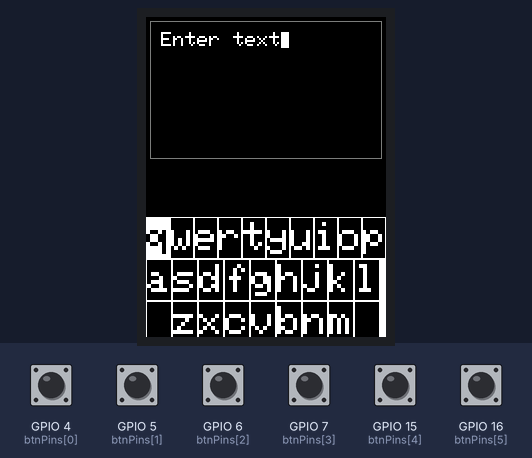
Bench run of a sketch on a simulated ESP32. Shown: 240×320 colour display. The test bench sets the inputs (shaded band); at power-on: GPIO 4 (btnPins[0]), GPIO 5 (btnPins[1]), GPIO 6 (btnPins[2]), GPIO 7 (btnPins[3]), GPIO 15 (btnPins[4]), GPIO 16 (btnPins[5]) LOW.

Above: at 1.4 s.
1.5 s: GPIO 16 (btnPins[5]) pulled HIGH for 0.15 s
At 2.2 s:
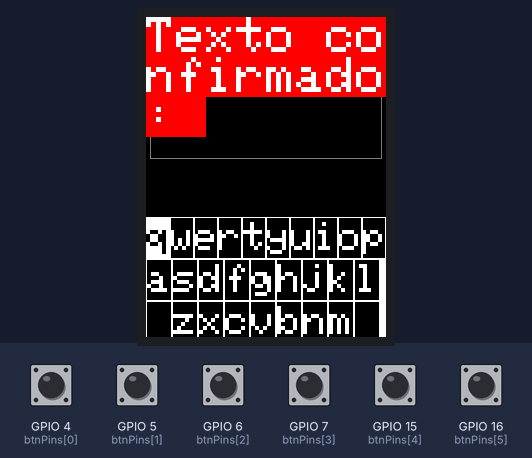
4.6 s: GPIO 4 (btnPins[0]) pulled HIGH for 1 s
At 5.2 s:
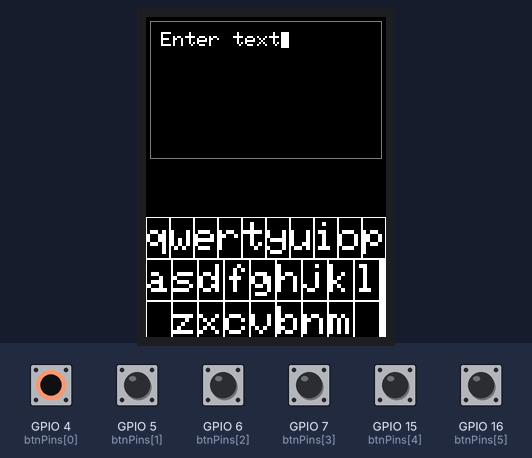
7.1 s: GPIO 15 (btnPins[4]) pulled HIGH for 0.15 s
At 8.5 s:
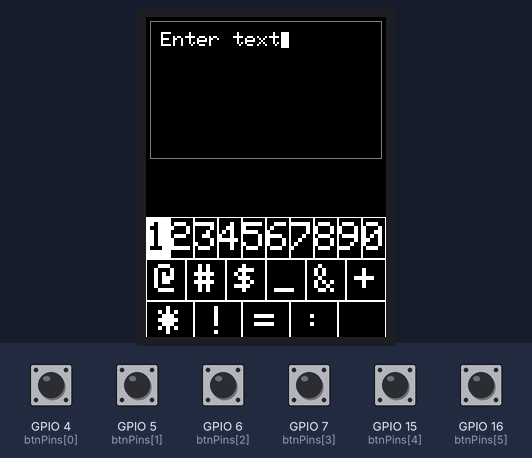
8.8 s: GPIO 5 (btnPins[1]) pulled HIGH for 0.15 s
At 10.0 s:
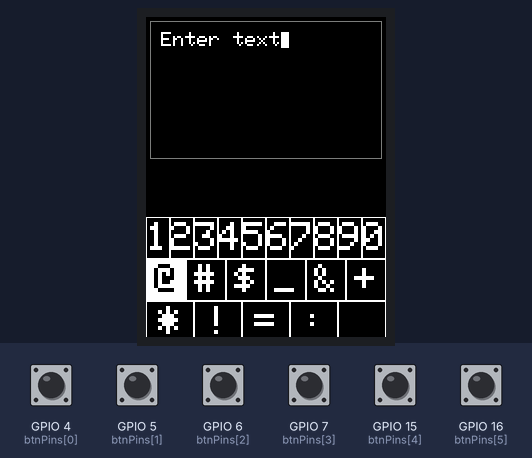
10.4 s: GPIO 6 (btnPins[2]) pulled HIGH for 0.15 s
At 11.4 s:
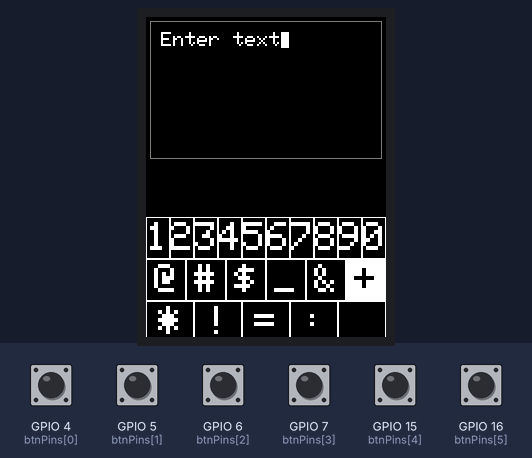
12.0 s: GPIO 5 (btnPins[1]) pulled HIGH for 1 s
At 12.5 s:
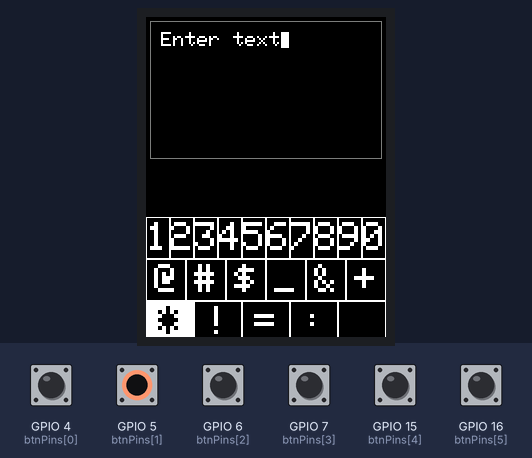
Timing chart, 0 to 15.0 s (numbered marks = the images above; inputs shaded):
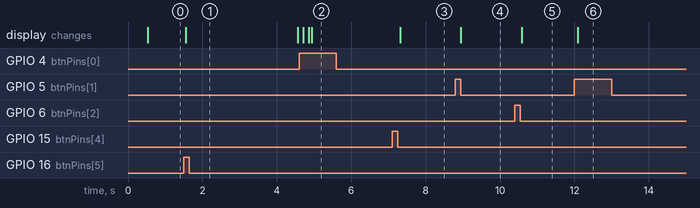

Measured:
- after the input at 1.5 s, the display: changes after 0.06 s (image 1)
- after the input at 4.6 s, the display: first differs from a run without the input after 0.34 s (image 2)
- after the input at 7.1 s, the display: changes after 0.21 s (image 3)
- after the input at 8.8 s, the display: changes after 0.15 s (image 4)
- after the input at 10.4 s, the display: changes after 0.19 s (image 5)
- after the input at 12.0 s, the display: changes after 0.09 s (image 6)

The sketch:

Teclado_pruebas.ino
```cpp
#include <TFT_eSPI.h>

const int btnPins[6] = { 4, 5, 6, 7, 15, 16 };  //Up, Down, Left, Right, Enter, Back
bool btnCurrentStatus[6] = { false, false, false, false, false, false };
bool prevBtnStatus[6] = { false, false, false, false, false, false };
bool textConfirmed;

char basicKeys[4][10] = {
  { 'q', 'w', 'e', 'r', 't', 'y', 'u', 'i', 'o', 'p' },
  { 'a', 's', 'd', 'f', 'g', 'h', 'j', 'k', 'l', '\t' },
  { '\0', 'z', 'x', 'c', 'v', 'b', 'n', 'm', '\0', '\t' },
  { '\0', ' ', '.', '\0', '\t', '\t', '\t', '\t', '\t', '\t' }
};

char capitalKeys[4][10] = {
  { 'Q', 'W', 'E', 'R', 'T', 'Y', 'U', 'I', 'O', 'P' },
  { 'A', 'S', 'D', 'F', 'G', 'H', 'J', 'K', 'L', '\t' },
  { '\0', 'Z', 'X', 'C', 'V', 'B', 'N', 'M', '\0', '\t' },
  { '\0', ' ', '.', '\0', '\t', '\t', '\t', '\t', '\t', '\t' }
};

char numberSymbolKeys[4][10] = {
  { '1', '2', '3', '4', '5', '6', '7', '8', '9', '0' },
  { '@', '#', '$', '_', '&', '+', '\t', '\t', '\t', '\t' },
  { '*', '!', '=', ':', '\0', '\t', '\t', '\t', '\t', '\t' },
  { '\0', ' ', '.', '\0', '\t', '\t', '\t', '\t', '\t', '\t' }
};

enum KeyboardType { BK,
                    CK,
                    NSK,
                    Unknown };

TFT_eSPI tft = TFT_eSPI();
TFT_eSprite sprite = TFT_eSprite(&tft);

void setup() {
  Serial.begin(115200);
  initPins();
  tft.init();
  tft.setRotation(0);
  setBackground();
}

void loop() {

  setBackground();
  tft.setCursor(0, 0);
  tft.setTextSize(5);
  tft.setTextColor(TFT_WHITE, TFT_RED);
  String str = waitEnterText(basicKeys, "Enter text", 0, 0);
  tft.print("Texto confirmado: " + str);
  delay(3000);
}

void initPins() {
  for (int i = 0; i < 6; i++) {
    pinMode(btnPins[i], INPUT_PULLDOWN);
  }
}

uint16_t convertRGBtoRGB565(uint8_t r, uint8_t g, uint8_t b) {
  return ((r & 0xF8) << 8) | ((g & 0xFC) << 3) | (b >> 3);
}

void setBackground() {
  //tft.fillRectVGradient(0, 0, tft.width(), tft.height(), convertRGBtoRGB565(130, 0, 0), TFT_BLACK);
  tft.fillScreen(TFT_BLACK);
}

void readBtns() {
  for (int i = 0; i < 6; i++) {
    bool currentStatus = digitalRead(btnPins[i]);

    // Solo actúa cuando el estado cambia de no presionado a presionado
    if (currentStatus && !prevBtnStatus[i]) {
      btnCurrentStatus[i] = true;  // El botón acaba de ser presionado
    } else {
      btnCurrentStatus[i] = false;  // No hacer nada si el botón sigue presionado
    }

    prevBtnStatus[i] = currentStatus;  // Actualiza el estado anterior
  }
}

KeyboardType identifyArray(char (*keys)[10]) {
  if (keys == basicKeys) {
    return BK;
  } else if (keys == capitalKeys) {
    return CK;
  } else if (keys == numberSymbolKeys) {
    return NSK;
  } else {
    return Unknown;
  }
}

String waitEnterText(char Keys[][10], String str, int posX, int posY) {
  char(*currentKeys)[10] = Keys;
  bool exitLoop = false;
  KeyboardType keyboardType = identifyArray(currentKeys);

  displayEditableText(str);

  while (!exitLoop && !textConfirmed) {
    displayCharSelectedKeyboard(currentKeys, posX, posY);
    delay(50);

    readBtns();
    if (btnCurrentStatus[0]) posY--;  // Up
    if (btnCurrentStatus[1]) posY++;  // Down
    if (btnCurrentStatus[2]) posX--;  // Left
    if (btnCurrentStatus[3]) posX++;  // Right
    if (btnCurrentStatus[5]) return "\0";

    checkPositionsKeyboard(currentKeys, &posX, &posY);

    if (btnCurrentStatus[4]) {  // Botón Backspace o selección
      switch (keyboardType) {
        case BK:  // Basic Keys
          if (posX == 0 && posY == 2) {
            posX = 0;
            posY = 0;
            currentKeys = capitalKeys;
            keyboardType = CK;
          } else if (posX == 0 && posY == 3) {
            posX = 0;
            posY = 0;
            currentKeys = numberSymbolKeys;
            keyboardType = NSK;
          } else if (posX == 8 && posY == 2) {
            str.remove(str.length() - 1);
            displayEditableText(str);
          } else if (posX == 3 && posY == 3) {
            textConfirmed = true;
            exitLoop = true;
          } else {
            str.concat(currentKeys[posY][posX]);
            displayEditableText(str);
          }
          break;

        case CK:  // Capital Keys
          if (posX == 0 && posY == 2) {
            posX = 0;
            posY = 0;
            currentKeys = basicKeys;
            keyboardType = BK;
          } else if (posX == 0 && posY == 3) {
            posX = 0;
            posY = 0;
            currentKeys = numberSymbolKeys;
            keyboardType = NSK;
          } else if (posX == 8 && posY == 2) {
            str.remove(str.length() - 1);
            displayEditableText(str);
          } else if (posX == 3 && posY == 3) {
            textConfirmed = true;
            exitLoop = true;
          } else {
            str.concat(currentKeys[posY][posX]);
            displayEditableText(str);
          }
          break;

        case NSK:  // Number/Symbol Keys
          if (posX == 0 && posY == 3) {
            posX = 0;
            posY = 0;
            currentKeys = basicKeys;
            keyboardType = BK;
          } else if (posX == 4 && posY == 2) {
            str.remove(str.length() - 1);
            displayEditableText(str);
          } else if (posX == 3 && posY == 3) {
            textConfirmed = true;
            exitLoop = true;
          } else {
            str.concat(currentKeys[posY][posX]);
            displayEditableText(str);
          }
          break;

        default:
          break;
      }
    }
  }
  textConfirmed = false;
  return str;
}

void displayEditableText(String str) {
  tft.fillRect(4, 4, tft.width() - 8, (34 * 4) + 2, TFT_DARKGREY);
  tft.fillRect(5, 5, tft.width() - 10, 34 * 4, TFT_BLACK);
  sprite.setColorDepth(8);
  sprite.createSprite(tft.width() - 30, (34 * 4) - 20);
  sprite.fillSprite(TFT_BLACK);
  sprite.setCursor(0, 0);
  sprite.setTextColor(TFT_WHITE);
  sprite.setTextSize(2.5);
  sprite.print(str);
  sprite.fillRect(sprite.getCursorX(), sprite.getCursorY() - 4, 8, 20, TFT_WHITE);  //Select final position from text
  sprite.pushSprite(15, 15);
  sprite.deleteSprite();
}

void checkPositionsKeyboard(char Keys[][10], int *posX, int *posY) {
  if (*posY < 0) *posY = 3;
  if (*posY > 3) *posY = 0;
  if (*posX > (countkeysInRow(Keys, *posY) - 1)) *posX = 0;
  if (*posX < 0) *posX = (countkeysInRow(Keys, *posY) - 1);
}

int countKeysSpacesInRow(char Keys[][10], int row) {
  int keysInRow = 0;
  int additionalKeys = 0;
  while ((Keys[row][keysInRow] != '\t') && keysInRow < 10) {
    keysInRow++;
    if (Keys[row][keysInRow] == ' ') {
      additionalKeys = 4;
    }
  }
  return keysInRow + additionalKeys;
}


int countkeysInRow(char Keys[][10], int row) {
  int keysInRow = 0;
  while (Keys[row][keysInRow] != '\t' && keysInRow < 10) {
    keysInRow++;
  }
  return keysInRow;
}

void displayCharSelectedKeyboard(char Keys[][10], int positionX, int positionY) {
  int keyHeight = 42;
  sprite.setColorDepth(8);
  sprite.createSprite(tft.width(), (keyHeight * 4));
  sprite.fillSprite(TFT_WHITE);

  TFT_eSprite keySprite = TFT_eSprite(&tft);
  keySprite.setColorDepth(8);

  // Line 1
  int currentPositionY = 0;
  for (int i = 0; i < 4; i++) {
    int currentPositionX = 0;
    int keysInRow = countKeysSpacesInRow(Keys, i);
    int keyWidth = sprite.width() / keysInRow;
    for (int j = 0; j < keysInRow; j++) {
      int currentKeyWidth = keyWidth;
      keySprite.createSprite(keyWidth, keyHeight);
      if (Keys[i][j] == ' ') {
        currentKeyWidth *= 5;
        keySprite.deleteSprite();
        keySprite.createSprite(currentKeyWidth, keyHeight);
      }
      keySprite.fillSprite(TFT_WHITE);
      if ((i == positionY) && (j == positionX)) {
        keySprite.setTextColor(TFT_BLACK);
      } else {
        keySprite.fillRect(1, 1, currentKeyWidth - 2, keyHeight - 2, TFT_BLACK);
        keySprite.setTextColor(TFT_WHITE);
      }
      keySprite.setTextSize(4);
      int textPositionWidth = (keySprite.width() / 2) - (keySprite.textWidth(String(Keys[i][j])) / 2);
      int textPositionHeight = (keySprite.height() / 2) - (keySprite.fontHeight() / 2);
      keySprite.setCursor(textPositionWidth, textPositionHeight);
      keySprite.print(Keys[i][j]);
      keySprite.pushToSprite(&sprite, currentPositionX, currentPositionY);
      keySprite.deleteSprite();
      currentPositionX += currentKeyWidth;
    }
    currentPositionY += keyHeight;
  }
  sprite.pushSprite(0, 200);
  sprite.deleteSprite();
}
```
